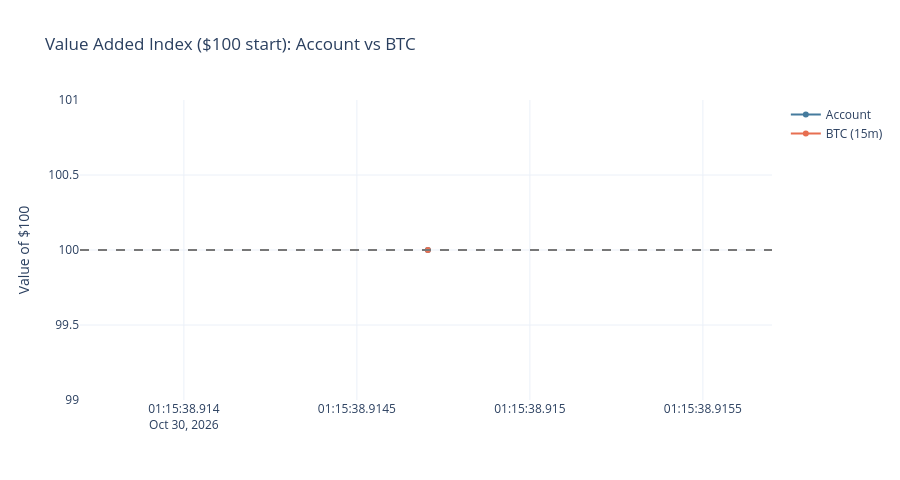
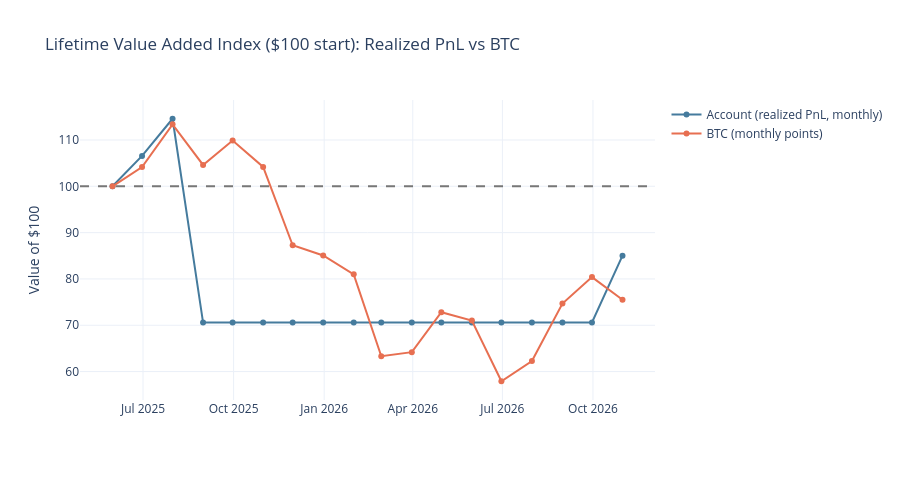

Write notebook code for charts like these, in order.
### Markdown cell above
## Account vs BTC

Combined account comparison against BTC.

### Code cell
analytics.show_account_vs_btc()

### Figure 1 — Plotly figure (JSON) as saved in the notebook; plotly's stock layout.template omitted (floating-point values rounded to 4 significant figures)
{"data": [{"line": {"color": "#457b9d"}, "name": "Account", "type": "scatter", "x": ["2026-10-30T01:15:38.914705-04:00"], "y": [100.0]}, {"line": {"color": "#e76f51"}, "name": "BTC (15m)", "type": "scatter", "x": ["2026-10-30T01:15:38.914705-04:00"], "y": [100.0]}], "layout": {"height": 480, "hovermode": "x unified", "shapes": [{"line": {"color": "#777", "dash": "dash"}, "type": "line", "x0": 0, "x1": 1, "xref": "x domain", "y0": 100, "y1": 100, "yref": "y"}], "title": {"text": "Value Added Index ($100 start): Account vs BTC"}, "yaxis": {"title": {"text": "Value of $100"}}}}

### Figure 2 — Plotly figure (JSON) as saved in the notebook; plotly's stock layout.template omitted (floating-point values rounded to 4 significant figures)
{"data": [{"line": {"color": "#457b9d"}, "name": "Account (realized PnL, monthly)", "type": "scatter", "x": ["2025-05-31T00:00:00-04:00", "2025-06-30T00:00:00-04:00", "2025-07-31T00:00:00-04:00", "2025-08-31T00:00:00-04:00", "2025-09-30T00:00:00-04:00", "2025-10-31T00:00:00-04:00", "2025-11-30T00:00:00-05:00", "2025-12-31T00:00:00-05:00", "2026-01-31T00:00:00-05:00", "2026-02-28T00:00:00-05:00", "2026-03-31T00:00:00-04:00", "2026-04-30T00:00:00-04:00", "2026-05-31T00:00:00-04:00", "2026-06-30T00:00:00-04:00", "2026-07-31T00:00:00-04:00", "2026-08-31T00:00:00-04:00", "2026-09-30T00:00:00-04:00", "2026-10-31T00:00:00-04:00"], "y": [100.0, 106.6, 114.6, 70.59, 70.59, 70.59, 70.59, 70.59, 70.59, 70.59, 70.59, 70.59, 70.59, 70.59, 70.59, 70.59, 70.58, 85.02]}, {"line": {"color": "#e76f51"}, "name": "BTC (monthly points)", "type": "scatter", "x": ["2025-05-31T00:00:00-04:00", "2025-06-30T00:00:00-04:00", "2025-07-31T00:00:00-04:00", "2025-08-31T00:00:00-04:00", "2025-09-30T00:00:00-04:00", "2025-10-31T00:00:00-04:00", "2025-11-30T00:00:00-05:00", "2025-12-31T00:00:00-05:00", "2026-01-31T00:00:00-05:00", "2026-02-28T00:00:00-05:00", "2026-03-31T00:00:00-04:00", "2026-04-30T00:00:00-04:00", "2026-05-31T00:00:00-04:00", "2026-06-30T00:00:00-04:00", "2026-07-31T00:00:00-04:00", "2026-08-31T00:00:00-04:00", "2026-09-30T00:00:00-04:00", "2026-10-31T00:00:00-04:00"], "y": [100.0, 104.1, 113.4, 104.6, 109.9, 104.2, 87.27, 85.06, 81.0, 63.3, 64.19, 72.81, 71.01, 57.91, 62.26, 74.67, 80.4, 75.51]}], "layout": {"height": 480, "hovermode": "x unified", "shapes": [{"line": {"color": "#777", "dash": "dash"}, "type": "line", "x0": 0, "x1": 1, "xref": "x domain", "y0": 100, "y1": 100, "yref": "y"}], "title": {"text": "Lifetime Value Added Index ($100 start): Realized PnL vs BTC"}, "yaxis": {"title": {"text": "Value of $100"}}}}
